Frame 1 (no input): blank canvas, image omitted
Frame 60 (the mouse pressed at the canvas centre just before this capture): blank canvas, image omitted
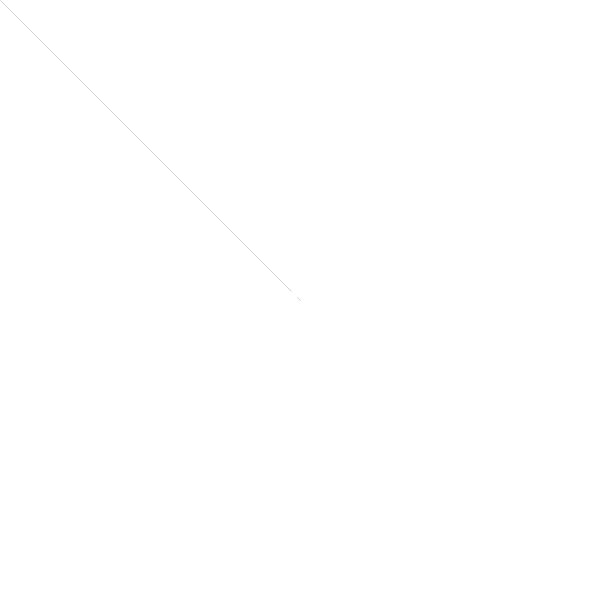
Frame 120 (the mouse held since frame 60 and released just before this capture)

The Processing sketch whose frames 1 and 60 were blank and that drew this single picture after the mouse press (run headless with seeded random() and noise(); from frame 60 on, the mouse is pressed at the canvas centre):

// Processing sketch: processing_9127
// ── processing_9127.pde

// outil de dessin
// travail avec les variables

// pdf avec timestamp si clic

//import processing.pdf.*;

int compteur = 0; // types de variables boolean byte char color double float int long


void setup()
{
  smooth();
  size(600,600);
  
 
  background(255,255,255);
}

void draw()
{
 //background(255,255,255); /* pour voir la trace de la souris ou dessiner */
   
  float vitesseSouris= dist(mouseX, mouseY, pmouseX, pmouseY)/50;
  float rando1 = random(10);
  float rando2 = random(10);
  strokeWeight(1/vitesseSouris);
  stroke(0,0,0);
  line(pmouseX, pmouseY,mouseX, mouseY);
  noStroke();
  ellipse (mouseX+rando1, mouseY+rando2, (vitesseSouris), (vitesseSouris) );
  ellipse (mouseX-rando1, mouseY-rando2, (vitesseSouris), (vitesseSouris) );
    
}
/*
void mousePressed()
{
    background(255,255,255);
    long timestamp = (new Date()).getTime();

beginRecord(PDF,"test"+timestamp+".pdf");
}
// enregistre un pdf et ferme

void exit() {

//  endRecord();
  super.exit();
  
}
*/
